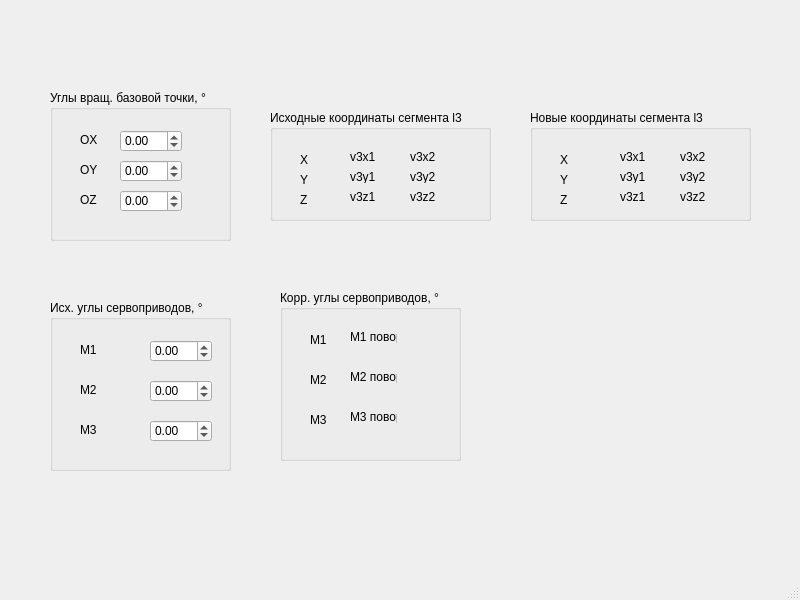
<?xml version="1.0" encoding="UTF-8"?>
<ui version="4.0">
 <class>robotest</class>
 <widget class="QMainWindow" name="robotest">
  <property name="geometry">
   <rect>
    <x>0</x>
    <y>0</y>
    <width>800</width>
    <height>600</height>
   </rect>
  </property>
  <property name="windowTitle">
   <string>robotest</string>
  </property>
  <widget class="QWidget" name="centralwidget">
   <widget class="QGroupBox" name="groupBox">
    <property name="geometry">
     <rect>
      <x>50</x>
      <y>300</y>
      <width>181</width>
      <height>171</height>
     </rect>
    </property>
    <property name="title">
     <string>Исх. углы сервоприводов, °</string>
    </property>
    <widget class="QLabel" name="label">
     <property name="geometry">
      <rect>
       <x>30</x>
       <y>40</y>
       <width>31</width>
       <height>19</height>
      </rect>
     </property>
     <property name="text">
      <string>M1</string>
     </property>
    </widget>
    <widget class="QLabel" name="label_2">
     <property name="geometry">
      <rect>
       <x>30</x>
       <y>80</y>
       <width>31</width>
       <height>19</height>
      </rect>
     </property>
     <property name="text">
      <string>M2</string>
     </property>
    </widget>
    <widget class="QLabel" name="label_3">
     <property name="geometry">
      <rect>
       <x>30</x>
       <y>120</y>
       <width>31</width>
       <height>19</height>
      </rect>
     </property>
     <property name="text">
      <string>M3</string>
     </property>
    </widget>
    <widget class="QDoubleSpinBox" name="e3Spin">
     <property name="geometry">
      <rect>
       <x>100</x>
       <y>120</y>
       <width>62</width>
       <height>22</height>
      </rect>
     </property>
     <property name="minimum">
      <double>-90.000000000000000</double>
     </property>
     <property name="maximum">
      <double>90.000000000000000</double>
     </property>
     <property name="singleStep">
      <double>0.200000000000000</double>
     </property>
    </widget>
    <widget class="QDoubleSpinBox" name="e2Spin">
     <property name="geometry">
      <rect>
       <x>100</x>
       <y>80</y>
       <width>62</width>
       <height>22</height>
      </rect>
     </property>
     <property name="minimum">
      <double>-90.000000000000000</double>
     </property>
     <property name="maximum">
      <double>90.000000000000000</double>
     </property>
     <property name="singleStep">
      <double>0.200000000000000</double>
     </property>
    </widget>
    <widget class="QDoubleSpinBox" name="e1Spin">
     <property name="geometry">
      <rect>
       <x>100</x>
       <y>40</y>
       <width>62</width>
       <height>22</height>
      </rect>
     </property>
     <property name="minimum">
      <double>-90.000000000000000</double>
     </property>
     <property name="maximum">
      <double>90.000000000000000</double>
     </property>
     <property name="singleStep">
      <double>0.200000000000000</double>
     </property>
    </widget>
   </widget>
   <widget class="QGroupBox" name="groupBox_2">
    <property name="geometry">
     <rect>
      <x>50</x>
      <y>90</y>
      <width>181</width>
      <height>151</height>
     </rect>
    </property>
    <property name="title">
     <string>Углы вращ. базовой точки, °</string>
    </property>
    <widget class="QLabel" name="label_4">
     <property name="geometry">
      <rect>
       <x>30</x>
       <y>40</y>
       <width>41</width>
       <height>19</height>
      </rect>
     </property>
     <property name="text">
      <string>OX</string>
     </property>
    </widget>
    <widget class="QLabel" name="label_5">
     <property name="geometry">
      <rect>
       <x>30</x>
       <y>70</y>
       <width>41</width>
       <height>19</height>
      </rect>
     </property>
     <property name="text">
      <string>OY</string>
     </property>
    </widget>
    <widget class="QLabel" name="label_6">
     <property name="geometry">
      <rect>
       <x>30</x>
       <y>100</y>
       <width>41</width>
       <height>19</height>
      </rect>
     </property>
     <property name="text">
      <string>OZ</string>
     </property>
    </widget>
    <widget class="QDoubleSpinBox" name="zSpin">
     <property name="geometry">
      <rect>
       <x>70</x>
       <y>100</y>
       <width>62</width>
       <height>22</height>
      </rect>
     </property>
     <property name="minimum">
      <double>-90.000000000000000</double>
     </property>
     <property name="maximum">
      <double>90.000000000000000</double>
     </property>
     <property name="singleStep">
      <double>0.200000000000000</double>
     </property>
    </widget>
    <widget class="QDoubleSpinBox" name="ySpin">
     <property name="geometry">
      <rect>
       <x>70</x>
       <y>70</y>
       <width>62</width>
       <height>22</height>
      </rect>
     </property>
     <property name="minimum">
      <double>-90.000000000000000</double>
     </property>
     <property name="maximum">
      <double>90.000000000000000</double>
     </property>
     <property name="singleStep">
      <double>0.200000000000000</double>
     </property>
    </widget>
    <widget class="QDoubleSpinBox" name="xSpin">
     <property name="geometry">
      <rect>
       <x>70</x>
       <y>40</y>
       <width>62</width>
       <height>22</height>
      </rect>
     </property>
     <property name="minimum">
      <double>-90.000000000000000</double>
     </property>
     <property name="maximum">
      <double>90.000000000000000</double>
     </property>
     <property name="singleStep">
      <double>0.200000000000000</double>
     </property>
    </widget>
   </widget>
   <widget class="QGroupBox" name="groupBox_3">
    <property name="geometry">
     <rect>
      <x>280</x>
      <y>290</y>
      <width>181</width>
      <height>171</height>
     </rect>
    </property>
    <property name="title">
     <string>Корр. углы сервоприводов, °</string>
    </property>
    <widget class="QLabel" name="label_7">
     <property name="geometry">
      <rect>
       <x>30</x>
       <y>40</y>
       <width>31</width>
       <height>19</height>
      </rect>
     </property>
     <property name="text">
      <string>M1</string>
     </property>
    </widget>
    <widget class="QLabel" name="label_8">
     <property name="geometry">
      <rect>
       <x>30</x>
       <y>80</y>
       <width>31</width>
       <height>19</height>
      </rect>
     </property>
     <property name="text">
      <string>M2</string>
     </property>
    </widget>
    <widget class="QLabel" name="label_9">
     <property name="geometry">
      <rect>
       <x>30</x>
       <y>120</y>
       <width>31</width>
       <height>19</height>
      </rect>
     </property>
     <property name="text">
      <string>M3</string>
     </property>
    </widget>
    <widget class="QLabel" name="m3Gr">
     <property name="geometry">
      <rect>
       <x>70</x>
       <y>120</y>
       <width>47</width>
       <height>13</height>
      </rect>
     </property>
     <property name="text">
      <string>М3 поворот</string>
     </property>
    </widget>
    <widget class="QLabel" name="m2Gr">
     <property name="geometry">
      <rect>
       <x>70</x>
       <y>80</y>
       <width>47</width>
       <height>13</height>
      </rect>
     </property>
     <property name="text">
      <string>М2 поворот</string>
     </property>
    </widget>
    <widget class="QLabel" name="m1Gr">
     <property name="geometry">
      <rect>
       <x>70</x>
       <y>40</y>
       <width>47</width>
       <height>13</height>
      </rect>
     </property>
     <property name="text">
      <string>М1 поворот</string>
     </property>
    </widget>
   </widget>
   <widget class="QGroupBox" name="groupBox_4">
    <property name="geometry">
     <rect>
      <x>530</x>
      <y>110</y>
      <width>221</width>
      <height>111</height>
     </rect>
    </property>
    <property name="title">
     <string>Новые координаты сегмента l3</string>
    </property>
    <widget class="QLabel" name="label_10">
     <property name="geometry">
      <rect>
       <x>30</x>
       <y>40</y>
       <width>31</width>
       <height>19</height>
      </rect>
     </property>
     <property name="text">
      <string>X</string>
     </property>
    </widget>
    <widget class="QLabel" name="label_11">
     <property name="geometry">
      <rect>
       <x>30</x>
       <y>60</y>
       <width>31</width>
       <height>19</height>
      </rect>
     </property>
     <property name="text">
      <string>Y</string>
     </property>
    </widget>
    <widget class="QLabel" name="label_12">
     <property name="geometry">
      <rect>
       <x>30</x>
       <y>80</y>
       <width>31</width>
       <height>19</height>
      </rect>
     </property>
     <property name="text">
      <string>Z</string>
     </property>
    </widget>
    <widget class="QLabel" name="v3y1">
     <property name="geometry">
      <rect>
       <x>90</x>
       <y>60</y>
       <width>47</width>
       <height>13</height>
      </rect>
     </property>
     <property name="text">
      <string>v3y1</string>
     </property>
    </widget>
    <widget class="QLabel" name="v3y2">
     <property name="geometry">
      <rect>
       <x>150</x>
       <y>60</y>
       <width>47</width>
       <height>13</height>
      </rect>
     </property>
     <property name="text">
      <string>v3y2</string>
     </property>
    </widget>
    <widget class="QLabel" name="v3z1">
     <property name="geometry">
      <rect>
       <x>90</x>
       <y>80</y>
       <width>47</width>
       <height>13</height>
      </rect>
     </property>
     <property name="text">
      <string>v3z1</string>
     </property>
    </widget>
    <widget class="QLabel" name="v3x1">
     <property name="geometry">
      <rect>
       <x>90</x>
       <y>40</y>
       <width>47</width>
       <height>13</height>
      </rect>
     </property>
     <property name="text">
      <string>v3x1</string>
     </property>
    </widget>
    <widget class="QLabel" name="v3z2">
     <property name="geometry">
      <rect>
       <x>150</x>
       <y>80</y>
       <width>47</width>
       <height>13</height>
      </rect>
     </property>
     <property name="text">
      <string>v3z2</string>
     </property>
    </widget>
    <widget class="QLabel" name="v3x2">
     <property name="geometry">
      <rect>
       <x>150</x>
       <y>40</y>
       <width>47</width>
       <height>13</height>
      </rect>
     </property>
     <property name="text">
      <string>v3x2</string>
     </property>
    </widget>
   </widget>
   <widget class="QGroupBox" name="groupBox_5">
    <property name="geometry">
     <rect>
      <x>270</x>
      <y>110</y>
      <width>221</width>
      <height>111</height>
     </rect>
    </property>
    <property name="title">
     <string>Исходные координаты сегмента l3</string>
    </property>
    <widget class="QLabel" name="label_13">
     <property name="geometry">
      <rect>
       <x>30</x>
       <y>40</y>
       <width>31</width>
       <height>19</height>
      </rect>
     </property>
     <property name="text">
      <string>X</string>
     </property>
    </widget>
    <widget class="QLabel" name="label_14">
     <property name="geometry">
      <rect>
       <x>30</x>
       <y>60</y>
       <width>31</width>
       <height>19</height>
      </rect>
     </property>
     <property name="text">
      <string>Y</string>
     </property>
    </widget>
    <widget class="QLabel" name="label_15">
     <property name="geometry">
      <rect>
       <x>30</x>
       <y>80</y>
       <width>31</width>
       <height>19</height>
      </rect>
     </property>
     <property name="text">
      <string>Z</string>
     </property>
    </widget>
    <widget class="QLabel" name="v3y2_2">
     <property name="geometry">
      <rect>
       <x>140</x>
       <y>60</y>
       <width>47</width>
       <height>13</height>
      </rect>
     </property>
     <property name="text">
      <string>v3y2</string>
     </property>
    </widget>
    <widget class="QLabel" name="v3y1_2">
     <property name="geometry">
      <rect>
       <x>80</x>
       <y>60</y>
       <width>47</width>
       <height>13</height>
      </rect>
     </property>
     <property name="text">
      <string>v3y1</string>
     </property>
    </widget>
    <widget class="QLabel" name="v3z2_2">
     <property name="geometry">
      <rect>
       <x>140</x>
       <y>80</y>
       <width>47</width>
       <height>13</height>
      </rect>
     </property>
     <property name="text">
      <string>v3z2</string>
     </property>
    </widget>
    <widget class="QLabel" name="v3z1_2">
     <property name="geometry">
      <rect>
       <x>80</x>
       <y>80</y>
       <width>47</width>
       <height>13</height>
      </rect>
     </property>
     <property name="text">
      <string>v3z1</string>
     </property>
    </widget>
    <widget class="QLabel" name="v3x1_2">
     <property name="geometry">
      <rect>
       <x>80</x>
       <y>40</y>
       <width>47</width>
       <height>13</height>
      </rect>
     </property>
     <property name="text">
      <string>v3x1</string>
     </property>
    </widget>
    <widget class="QLabel" name="v3x2_2">
     <property name="geometry">
      <rect>
       <x>140</x>
       <y>40</y>
       <width>47</width>
       <height>13</height>
      </rect>
     </property>
     <property name="text">
      <string>v3x2</string>
     </property>
    </widget>
   </widget>
  </widget>
  <widget class="QMenuBar" name="menubar">
   <property name="geometry">
    <rect>
     <x>0</x>
     <y>0</y>
     <width>800</width>
     <height>21</height>
    </rect>
   </property>
  </widget>
  <widget class="QStatusBar" name="statusbar"/>
 </widget>
 <resources/>
 <connections/>
</ui>
